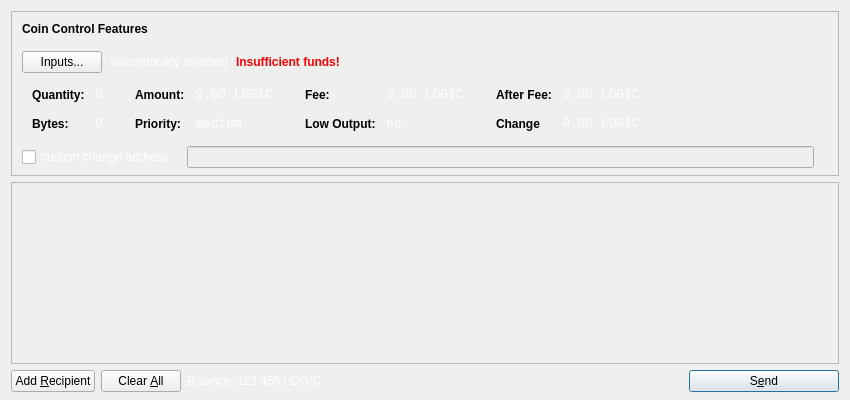
<?xml version="1.0" encoding="UTF-8"?>
<ui version="4.0">
 <class>SendCoinsDialog</class>
 <widget class="QDialog" name="SendCoinsDialog">
  <property name="geometry">
   <rect>
    <x>0</x>
    <y>0</y>
    <width>850</width>
    <height>400</height>
   </rect>
  </property>
  <property name="palette">
   <palette>
    <active>
     <colorrole role="WindowText">
      <brush brushstyle="SolidPattern">
       <color alpha="255">
        <red>255</red>
        <green>255</green>
        <blue>255</blue>
       </color>
      </brush>
     </colorrole>
    </active>
    <inactive>
     <colorrole role="WindowText">
      <brush brushstyle="SolidPattern">
       <color alpha="255">
        <red>255</red>
        <green>255</green>
        <blue>255</blue>
       </color>
      </brush>
     </colorrole>
    </inactive>
    <disabled>
     <colorrole role="WindowText">
      <brush brushstyle="SolidPattern">
       <color alpha="255">
        <red>120</red>
        <green>120</green>
        <blue>120</blue>
       </color>
      </brush>
     </colorrole>
    </disabled>
   </palette>
  </property>
  <property name="windowTitle">
   <string>Send Coins</string>
  </property>
  <layout class="QVBoxLayout" name="verticalLayout" stretch="0,1,0">
   <property name="bottomMargin">
    <number>8</number>
   </property>
   <item>
    <widget class="QFrame" name="frameCoinControl">
     <property name="sizePolicy">
      <sizepolicy hsizetype="Expanding" vsizetype="Expanding">
       <horstretch>0</horstretch>
       <verstretch>0</verstretch>
      </sizepolicy>
     </property>
     <property name="maximumSize">
      <size>
       <width>16777215</width>
       <height>16777215</height>
      </size>
     </property>
     <property name="frameShape">
      <enum>QFrame::StyledPanel</enum>
     </property>
     <property name="frameShadow">
      <enum>QFrame::Sunken</enum>
     </property>
     <layout class="QVBoxLayout" name="verticalLayoutCoinControl2">
      <property name="spacing">
       <number>6</number>
      </property>
      <property name="leftMargin">
       <number>0</number>
      </property>
      <property name="topMargin">
       <number>0</number>
      </property>
      <property name="rightMargin">
       <number>0</number>
      </property>
      <property name="bottomMargin">
       <number>6</number>
      </property>
      <item>
       <layout class="QVBoxLayout" name="verticalLayoutCoinControl" stretch="0,0,0,0,1">
        <property name="spacing">
         <number>0</number>
        </property>
        <property name="leftMargin">
         <number>10</number>
        </property>
        <property name="topMargin">
         <number>10</number>
        </property>
        <item>
         <layout class="QHBoxLayout" name="horizontalLayoutCoinControl1">
          <property name="bottomMargin">
           <number>15</number>
          </property>
          <item>
           <widget class="QLabel" name="labelCoinControlFeatures">
            <property name="sizePolicy">
             <sizepolicy hsizetype="Preferred" vsizetype="Maximum">
              <horstretch>0</horstretch>
              <verstretch>0</verstretch>
             </sizepolicy>
            </property>
            <property name="font">
             <font>
              <weight>75</weight>
              <bold>true</bold>
             </font>
            </property>
            <property name="styleSheet">
             <string notr="true">font-weight:bold;</string>
            </property>
            <property name="text">
             <string>Coin Control Features</string>
            </property>
           </widget>
          </item>
         </layout>
        </item>
        <item>
         <layout class="QHBoxLayout" name="horizontalLayoutCoinControl2" stretch="0,0,0,0">
          <property name="spacing">
           <number>8</number>
          </property>
          <property name="bottomMargin">
           <number>10</number>
          </property>
          <item>
           <widget class="QPushButton" name="pushButtonCoinControl">
            <property name="styleSheet">
             <string notr="true"/>
            </property>
            <property name="text">
             <string>Inputs...</string>
            </property>
           </widget>
          </item>
          <item>
           <widget class="QLabel" name="labelCoinControlAutomaticallySelected">
            <property name="text">
             <string>automatically selected</string>
            </property>
            <property name="margin">
             <number>5</number>
            </property>
           </widget>
          </item>
          <item>
           <widget class="QLabel" name="labelCoinControlInsuffFunds">
            <property name="font">
             <font>
              <weight>75</weight>
              <bold>true</bold>
             </font>
            </property>
            <property name="styleSheet">
             <string notr="true">color:red;font-weight:bold;</string>
            </property>
            <property name="text">
             <string>Insufficient funds!</string>
            </property>
            <property name="margin">
             <number>5</number>
            </property>
           </widget>
          </item>
          <item>
           <spacer name="horizontalSpacerCoinControl">
            <property name="orientation">
             <enum>Qt::Horizontal</enum>
            </property>
            <property name="sizeHint" stdset="0">
             <size>
              <width>40</width>
              <height>1</height>
             </size>
            </property>
           </spacer>
          </item>
         </layout>
        </item>
        <item>
         <widget class="QWidget" name="widgetCoinControl" native="true">
          <property name="sizePolicy">
           <sizepolicy hsizetype="Preferred" vsizetype="Preferred">
            <horstretch>0</horstretch>
            <verstretch>0</verstretch>
           </sizepolicy>
          </property>
          <property name="minimumSize">
           <size>
            <width>0</width>
            <height>0</height>
           </size>
          </property>
          <property name="styleSheet">
           <string notr="true"/>
          </property>
          <layout class="QHBoxLayout" name="horizontalLayoutCoinControl5">
           <property name="leftMargin">
            <number>0</number>
           </property>
           <property name="topMargin">
            <number>0</number>
           </property>
           <property name="rightMargin">
            <number>0</number>
           </property>
           <property name="bottomMargin">
            <number>0</number>
           </property>
           <item>
            <layout class="QHBoxLayout" name="horizontalLayoutCoinControl3" stretch="0,0,0,1">
             <property name="spacing">
              <number>20</number>
             </property>
             <property name="topMargin">
              <number>0</number>
             </property>
             <property name="bottomMargin">
              <number>10</number>
             </property>
             <item>
              <layout class="QFormLayout" name="formLayoutCoinControl1">
               <property name="horizontalSpacing">
                <number>10</number>
               </property>
               <property name="verticalSpacing">
                <number>14</number>
               </property>
               <property name="leftMargin">
                <number>10</number>
               </property>
               <property name="topMargin">
                <number>4</number>
               </property>
               <property name="rightMargin">
                <number>6</number>
               </property>
               <item row="0" column="0">
                <widget class="QLabel" name="labelCoinControlQuantityText">
                 <property name="styleSheet">
                  <string notr="true">font-weight:bold;</string>
                 </property>
                 <property name="text">
                  <string>Quantity:</string>
                 </property>
                 <property name="margin">
                  <number>0</number>
                 </property>
                </widget>
               </item>
               <item row="0" column="1">
                <widget class="QLabel" name="labelCoinControlQuantity">
                 <property name="font">
                  <font>
                   <family>Monospace</family>
                   <pointsize>10</pointsize>
                  </font>
                 </property>
                 <property name="cursor">
                  <cursorShape>IBeamCursor</cursorShape>
                 </property>
                 <property name="contextMenuPolicy">
                  <enum>Qt::ActionsContextMenu</enum>
                 </property>
                 <property name="text">
                  <string>0</string>
                 </property>
                 <property name="margin">
                  <number>0</number>
                 </property>
                 <property name="textInteractionFlags">
                  <set>Qt::LinksAccessibleByMouse|Qt::TextSelectableByKeyboard|Qt::TextSelectableByMouse</set>
                 </property>
                </widget>
               </item>
               <item row="1" column="0">
                <widget class="QLabel" name="labelCoinControlBytesText">
                 <property name="styleSheet">
                  <string notr="true">font-weight:bold;</string>
                 </property>
                 <property name="text">
                  <string>Bytes:</string>
                 </property>
                </widget>
               </item>
               <item row="1" column="1">
                <widget class="QLabel" name="labelCoinControlBytes">
                 <property name="font">
                  <font>
                   <family>Monospace</family>
                   <pointsize>10</pointsize>
                  </font>
                 </property>
                 <property name="cursor">
                  <cursorShape>IBeamCursor</cursorShape>
                 </property>
                 <property name="contextMenuPolicy">
                  <enum>Qt::ActionsContextMenu</enum>
                 </property>
                 <property name="text">
                  <string>0</string>
                 </property>
                 <property name="textInteractionFlags">
                  <set>Qt::LinksAccessibleByMouse|Qt::TextSelectableByKeyboard|Qt::TextSelectableByMouse</set>
                 </property>
                </widget>
               </item>
              </layout>
             </item>
             <item>
              <layout class="QFormLayout" name="formLayoutCoinControl2">
               <property name="horizontalSpacing">
                <number>10</number>
               </property>
               <property name="verticalSpacing">
                <number>14</number>
               </property>
               <property name="leftMargin">
                <number>6</number>
               </property>
               <property name="topMargin">
                <number>4</number>
               </property>
               <property name="rightMargin">
                <number>6</number>
               </property>
               <item row="0" column="0">
                <widget class="QLabel" name="labelCoinControlAmountText">
                 <property name="styleSheet">
                  <string notr="true">font-weight:bold;</string>
                 </property>
                 <property name="text">
                  <string>Amount:</string>
                 </property>
                 <property name="margin">
                  <number>0</number>
                 </property>
                </widget>
               </item>
               <item row="0" column="1">
                <widget class="QLabel" name="labelCoinControlAmount">
                 <property name="font">
                  <font>
                   <family>Monospace</family>
                   <pointsize>10</pointsize>
                  </font>
                 </property>
                 <property name="cursor">
                  <cursorShape>IBeamCursor</cursorShape>
                 </property>
                 <property name="contextMenuPolicy">
                  <enum>Qt::ActionsContextMenu</enum>
                 </property>
                 <property name="text">
                  <string>0.00 LOGIC</string>
                 </property>
                 <property name="textInteractionFlags">
                  <set>Qt::LinksAccessibleByMouse|Qt::TextSelectableByKeyboard|Qt::TextSelectableByMouse</set>
                 </property>
                </widget>
               </item>
               <item row="1" column="0">
                <widget class="QLabel" name="labelCoinControlPriorityText">
                 <property name="styleSheet">
                  <string notr="true">font-weight:bold;</string>
                 </property>
                 <property name="text">
                  <string>Priority:</string>
                 </property>
                </widget>
               </item>
               <item row="1" column="1">
                <widget class="QLabel" name="labelCoinControlPriority">
                 <property name="font">
                  <font>
                   <family>Monospace</family>
                   <pointsize>10</pointsize>
                  </font>
                 </property>
                 <property name="cursor">
                  <cursorShape>IBeamCursor</cursorShape>
                 </property>
                 <property name="contextMenuPolicy">
                  <enum>Qt::ActionsContextMenu</enum>
                 </property>
                 <property name="text">
                  <string>medium</string>
                 </property>
                 <property name="textInteractionFlags">
                  <set>Qt::LinksAccessibleByMouse|Qt::TextSelectableByKeyboard|Qt::TextSelectableByMouse</set>
                 </property>
                </widget>
               </item>
              </layout>
             </item>
             <item>
              <layout class="QFormLayout" name="formLayoutCoinControl3">
               <property name="horizontalSpacing">
                <number>10</number>
               </property>
               <property name="verticalSpacing">
                <number>14</number>
               </property>
               <property name="leftMargin">
                <number>6</number>
               </property>
               <property name="topMargin">
                <number>4</number>
               </property>
               <property name="rightMargin">
                <number>6</number>
               </property>
               <item row="0" column="0">
                <widget class="QLabel" name="labelCoinControlFeeText">
                 <property name="styleSheet">
                  <string notr="true">font-weight:bold;</string>
                 </property>
                 <property name="text">
                  <string>Fee:</string>
                 </property>
                 <property name="margin">
                  <number>0</number>
                 </property>
                </widget>
               </item>
               <item row="0" column="1">
                <widget class="QLabel" name="labelCoinControlFee">
                 <property name="font">
                  <font>
                   <family>Monospace</family>
                   <pointsize>10</pointsize>
                  </font>
                 </property>
                 <property name="cursor">
                  <cursorShape>IBeamCursor</cursorShape>
                 </property>
                 <property name="contextMenuPolicy">
                  <enum>Qt::ActionsContextMenu</enum>
                 </property>
                 <property name="text">
                  <string>0.00 LOGIC</string>
                 </property>
                 <property name="textInteractionFlags">
                  <set>Qt::LinksAccessibleByMouse|Qt::TextSelectableByKeyboard|Qt::TextSelectableByMouse</set>
                 </property>
                </widget>
               </item>
               <item row="1" column="0">
                <widget class="QLabel" name="labelCoinControlLowOutputText">
                 <property name="styleSheet">
                  <string notr="true">font-weight:bold;</string>
                 </property>
                 <property name="text">
                  <string>Low Output:</string>
                 </property>
                </widget>
               </item>
               <item row="1" column="1">
                <widget class="QLabel" name="labelCoinControlLowOutput">
                 <property name="font">
                  <font>
                   <family>Monospace</family>
                   <pointsize>10</pointsize>
                  </font>
                 </property>
                 <property name="cursor">
                  <cursorShape>IBeamCursor</cursorShape>
                 </property>
                 <property name="contextMenuPolicy">
                  <enum>Qt::ActionsContextMenu</enum>
                 </property>
                 <property name="text">
                  <string>no</string>
                 </property>
                 <property name="textInteractionFlags">
                  <set>Qt::LinksAccessibleByMouse|Qt::TextSelectableByKeyboard|Qt::TextSelectableByMouse</set>
                 </property>
                </widget>
               </item>
              </layout>
             </item>
             <item>
              <layout class="QFormLayout" name="formLayoutCoinControl4">
               <property name="horizontalSpacing">
                <number>10</number>
               </property>
               <property name="verticalSpacing">
                <number>14</number>
               </property>
               <property name="leftMargin">
                <number>6</number>
               </property>
               <property name="topMargin">
                <number>4</number>
               </property>
               <property name="rightMargin">
                <number>6</number>
               </property>
               <item row="0" column="0">
                <widget class="QLabel" name="labelCoinControlAfterFeeText">
                 <property name="styleSheet">
                  <string notr="true">font-weight:bold;</string>
                 </property>
                 <property name="text">
                  <string>After Fee:</string>
                 </property>
                 <property name="margin">
                  <number>0</number>
                 </property>
                </widget>
               </item>
               <item row="0" column="1">
                <widget class="QLabel" name="labelCoinControlAfterFee">
                 <property name="font">
                  <font>
                   <family>Monospace</family>
                   <pointsize>10</pointsize>
                  </font>
                 </property>
                 <property name="cursor">
                  <cursorShape>IBeamCursor</cursorShape>
                 </property>
                 <property name="contextMenuPolicy">
                  <enum>Qt::ActionsContextMenu</enum>
                 </property>
                 <property name="text">
                  <string>0.00 LOGIC</string>
                 </property>
                 <property name="textInteractionFlags">
                  <set>Qt::LinksAccessibleByMouse|Qt::TextSelectableByKeyboard|Qt::TextSelectableByMouse</set>
                 </property>
                </widget>
               </item>
               <item row="1" column="0">
                <widget class="QLabel" name="labelCoinControlChangeText">
                 <property name="styleSheet">
                  <string notr="true">font-weight:bold;</string>
                 </property>
                 <property name="text">
                  <string>Change</string>
                 </property>
                </widget>
               </item>
               <item row="1" column="1">
                <widget class="QLabel" name="labelCoinControlChange">
                 <property name="font">
                  <font>
                   <family>Monospace</family>
                   <pointsize>10</pointsize>
                  </font>
                 </property>
                 <property name="cursor">
                  <cursorShape>IBeamCursor</cursorShape>
                 </property>
                 <property name="contextMenuPolicy">
                  <enum>Qt::ActionsContextMenu</enum>
                 </property>
                 <property name="text">
                  <string>0.00 LOGIC</string>
                 </property>
                 <property name="textInteractionFlags">
                  <set>Qt::LinksAccessibleByMouse|Qt::TextSelectableByKeyboard|Qt::TextSelectableByMouse</set>
                 </property>
                </widget>
               </item>
              </layout>
             </item>
            </layout>
           </item>
          </layout>
         </widget>
        </item>
        <item>
         <layout class="QHBoxLayout" name="horizontalLayoutCoinControl4" stretch="0,0,0">
          <property name="spacing">
           <number>12</number>
          </property>
          <property name="sizeConstraint">
           <enum>QLayout::SetDefaultConstraint</enum>
          </property>
          <property name="topMargin">
           <number>5</number>
          </property>
          <property name="rightMargin">
           <number>5</number>
          </property>
          <item>
           <widget class="QCheckBox" name="checkBoxCoinControlChange">
            <property name="text">
             <string>custom change address</string>
            </property>
           </widget>
          </item>
          <item>
           <widget class="QLineEdit" name="lineEditCoinControlChange">
            <property name="enabled">
             <bool>false</bool>
            </property>
            <property name="sizePolicy">
             <sizepolicy hsizetype="Expanding" vsizetype="Fixed">
              <horstretch>0</horstretch>
              <verstretch>0</verstretch>
             </sizepolicy>
            </property>
           </widget>
          </item>
          <item>
           <widget class="QLabel" name="labelCoinControlChangeLabel">
            <property name="sizePolicy">
             <sizepolicy hsizetype="Preferred" vsizetype="Expanding">
              <horstretch>0</horstretch>
              <verstretch>0</verstretch>
             </sizepolicy>
            </property>
            <property name="minimumSize">
             <size>
              <width>0</width>
              <height>0</height>
             </size>
            </property>
            <property name="text">
             <string/>
            </property>
            <property name="margin">
             <number>3</number>
            </property>
           </widget>
          </item>
         </layout>
        </item>
        <item>
         <spacer name="verticalSpacerCoinControl">
          <property name="orientation">
           <enum>Qt::Vertical</enum>
          </property>
          <property name="sizeHint" stdset="0">
           <size>
            <width>800</width>
            <height>1</height>
           </size>
          </property>
         </spacer>
        </item>
       </layout>
      </item>
     </layout>
    </widget>
   </item>
   <item>
    <widget class="QScrollArea" name="scrollArea">
     <property name="widgetResizable">
      <bool>true</bool>
     </property>
     <widget class="QWidget" name="scrollAreaWidgetContents">
      <property name="geometry">
       <rect>
        <x>0</x>
        <y>0</y>
        <width>830</width>
        <height>172</height>
       </rect>
      </property>
      <layout class="QVBoxLayout" name="verticalLayout_2">
       <property name="leftMargin">
        <number>0</number>
       </property>
       <property name="topMargin">
        <number>0</number>
       </property>
       <property name="rightMargin">
        <number>0</number>
       </property>
       <property name="bottomMargin">
        <number>0</number>
       </property>
       <item>
        <layout class="QVBoxLayout" name="entries">
         <property name="spacing">
          <number>6</number>
         </property>
        </layout>
       </item>
       <item>
        <spacer name="verticalSpacer">
         <property name="orientation">
          <enum>Qt::Vertical</enum>
         </property>
         <property name="sizeHint" stdset="0">
          <size>
           <width>20</width>
           <height>40</height>
          </size>
         </property>
        </spacer>
       </item>
      </layout>
     </widget>
    </widget>
   </item>
   <item>
    <layout class="QHBoxLayout" name="horizontalLayout">
     <item>
      <widget class="QPushButton" name="addButton">
       <property name="toolTip">
        <string>Send to multiple recipients at once</string>
       </property>
       <property name="text">
        <string>Add &amp;Recipient</string>
       </property>
       <property name="icon">
        <iconset resource="../bitcoin.qrc">
         <normaloff>:/icons/add</normaloff>:/icons/add</iconset>
       </property>
       <property name="autoDefault">
        <bool>false</bool>
       </property>
      </widget>
     </item>
     <item>
      <widget class="QPushButton" name="clearButton">
       <property name="sizePolicy">
        <sizepolicy hsizetype="Minimum" vsizetype="Fixed">
         <horstretch>0</horstretch>
         <verstretch>0</verstretch>
        </sizepolicy>
       </property>
       <property name="toolTip">
        <string>Remove all transaction fields</string>
       </property>
       <property name="text">
        <string>Clear &amp;All</string>
       </property>
       <property name="icon">
        <iconset resource="../bitcoin.qrc">
         <normaloff>:/icons/remove</normaloff>:/icons/remove</iconset>
       </property>
       <property name="autoRepeatDelay">
        <number>300</number>
       </property>
       <property name="autoDefault">
        <bool>false</bool>
       </property>
      </widget>
     </item>
     <item>
      <layout class="QHBoxLayout" name="horizontalLayout_2">
       <property name="spacing">
        <number>3</number>
       </property>
       <item>
        <widget class="QLabel" name="label">
         <property name="sizePolicy">
          <sizepolicy hsizetype="Preferred" vsizetype="Fixed">
           <horstretch>0</horstretch>
           <verstretch>0</verstretch>
          </sizepolicy>
         </property>
         <property name="text">
          <string>Balance:</string>
         </property>
        </widget>
       </item>
       <item>
        <widget class="QLabel" name="labelBalance">
         <property name="sizePolicy">
          <sizepolicy hsizetype="Preferred" vsizetype="Fixed">
           <horstretch>0</horstretch>
           <verstretch>0</verstretch>
          </sizepolicy>
         </property>
         <property name="cursor">
          <cursorShape>IBeamCursor</cursorShape>
         </property>
         <property name="text">
          <string>123.456 LOGIC</string>
         </property>
         <property name="textInteractionFlags">
          <set>Qt::LinksAccessibleByMouse|Qt::TextSelectableByKeyboard|Qt::TextSelectableByMouse</set>
         </property>
        </widget>
       </item>
      </layout>
     </item>
     <item>
      <spacer name="horizontalSpacer">
       <property name="orientation">
        <enum>Qt::Horizontal</enum>
       </property>
       <property name="sizeHint" stdset="0">
        <size>
         <width>40</width>
         <height>20</height>
        </size>
       </property>
      </spacer>
     </item>
     <item>
      <widget class="QPushButton" name="sendButton">
       <property name="minimumSize">
        <size>
         <width>150</width>
         <height>0</height>
        </size>
       </property>
       <property name="toolTip">
        <string>Confirm the send action</string>
       </property>
       <property name="text">
        <string>S&amp;end</string>
       </property>
       <property name="icon">
        <iconset resource="../bitcoin.qrc">
         <normaloff>:/icons/send</normaloff>:/icons/send</iconset>
       </property>
       <property name="default">
        <bool>true</bool>
       </property>
      </widget>
     </item>
    </layout>
   </item>
  </layout>
 </widget>
 <resources>
  <include location="../bitcoin.qrc"/>
 </resources>
 <connections/>
</ui>
